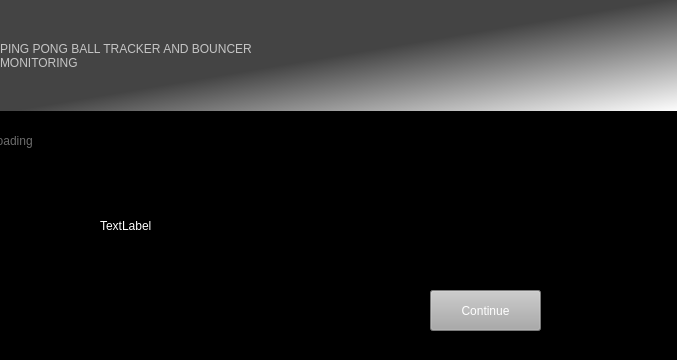
<?xml version="1.0" encoding="UTF-8"?>
<ui version="4.0">
 <class>gWindow</class>
 <widget class="QWidget" name="gWindow">
  <property name="geometry">
   <rect>
    <x>0</x>
    <y>0</y>
    <width>677</width>
    <height>360</height>
   </rect>
  </property>
  <property name="windowTitle">
   <string>Form</string>
  </property>
  <property name="styleSheet">
   <string notr="true">background-color: rgb(0, 0, 0);</string>
  </property>
  <widget class="QPushButton" name="pushButton">
   <property name="geometry">
    <rect>
     <x>430</x>
     <y>290</y>
     <width>111</width>
     <height>41</height>
    </rect>
   </property>
   <property name="styleSheet">
    <string notr="true">color: rgb(255, 255, 255);
background-color: rgb(170, 170, 170);</string>
   </property>
   <property name="text">
    <string>Continue</string>
   </property>
  </widget>
  <widget class="QLabel" name="label">
   <property name="geometry">
    <rect>
     <x>0</x>
     <y>0</y>
     <width>681</width>
     <height>111</height>
    </rect>
   </property>
   <property name="styleSheet">
    <string notr="true">
font: 14pt &quot;Microsoft Tai Le&quot;;
color: rgb(197, 197, 197);
background-color: qlineargradient(spread:pad, x1:0.466292, y1:0.489, x2:1, y2:1, stop:0.0393258 rgba(68, 68, 68, 255), stop:1 rgba(255, 255, 255, 255));</string>
   </property>
   <property name="text">
    <string>PING PONG BALL TRACKER AND BOUNCER
MONITORING</string>
   </property>
  </widget>
  <widget class="QLabel" name="loadingLabel">
   <property name="geometry">
    <rect>
     <x>-10</x>
     <y>120</y>
     <width>691</width>
     <height>41</height>
    </rect>
   </property>
   <property name="styleSheet">
    <string notr="true">
font: 10pt &quot;Microsoft Tai Le&quot;;
background-color: rgb(0, 0, 0);
color: rgb(108, 108, 108);</string>
   </property>
   <property name="text">
    <string>Loading</string>
   </property>
  </widget>
  <widget class="QLabel" name="serverLabel">
   <property name="geometry">
    <rect>
     <x>100</x>
     <y>210</y>
     <width>131</width>
     <height>31</height>
    </rect>
   </property>
   <property name="styleSheet">
    <string notr="true">color: rgb(255, 255, 255);</string>
   </property>
   <property name="text">
    <string>TextLabel</string>
   </property>
  </widget>
 </widget>
 <resources/>
 <connections/>
</ui>
